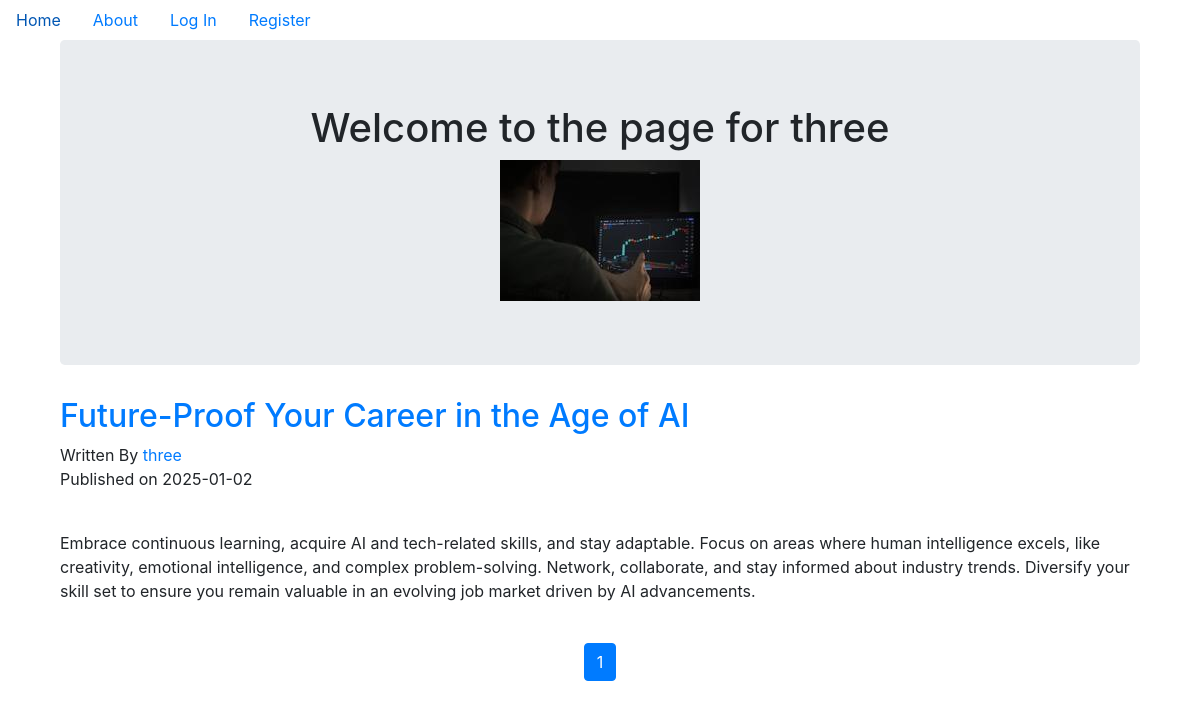
The app's page /three with its own data.
### LETScompanyblog/models.py (models this page shows, shortened)
class User(db.Model, UserMixin):
    __tablename__ = 'users'
    id = db.Column(db.Integer, primary_key = True)
    profile_image = db.Column(db.String(20), nullable=False, default='sketch-4748895_1280.jpg')
    email = db.Column(db.String(64), unique=True, index=True)
    username = db.Column(db.String(64), unique=True, index=True)
    password_hash = db.Column(db.String(128))
    posts = db.relationship('BlogPost', backref='author', lazy=True)

class BlogPost(db.Model):
    users = db.relationship(User)
    id = db.Column(db.Integer, primary_key=True)
    user_id = db.Column(db.Integer, db.ForeignKey('users.id'), nullable=False)
    date = db.Column(db.DateTime, nullable=False, default=datetime.utcnow)
    title = db.Column(db.String(140), nullable=False)
    text = db.Column(db.Text, nullable=False)

### LETScompanyblog/users/views.py (the view)
@users.route("/<username>")
def user_posts(username):
    page = request.args.get('page', 1, type=int)
    user = User.query.filter_by(username=username).first_or_404()
    blog_posts = BlogPost.query.filter_by(author=user).order_by(BlogPost.date.desc()).paginate(page=page, per_page=5)
    return render_template('user_blog_posts.html', blog_posts=blog_posts, user=user)

### LETScompanyblog/templates/user_blog_posts.html
{% extends "base.html" %}
{% block content %}
<div class="container">
    <div class="jumbotron">
        <div align="center">
            <h1>Welcome to the page for {{ user.username }}</h1>
            <img align="center" src="{{ url_for('static', filename='profile_pics/' + user.profile_image) }}" alt="">
        </div>
    </div>
    {% for post in blog_posts.items %}
    <h2><a href="{{ url_for('blog_posts.blog_post', blog_post_id=post.id) }}">{{ post.title }}</a></h2>
    Written By <a href="{{ url_for('users.user_posts', username=post.author.username) }}">{{ post.author.username }}</a>
    <p class="text_muted">Published on {{ post.date.strftime("%Y-%m-%d") }}</p>
    <br>
    <p>{{ post.text }}</p>
    <br>
    {% endfor %}
</div>
<nav aria-label="Page navigation example">
    <ul class="pagination justify-content-center">
        {% for page_num in blog_posts.iter_pages(left_edge=1, right_edge=1, left_current=1, right_current=2) %}
            {% if blog_posts.page == page_num %}
            <li class="page-item active">
                <a class="page-link" href="{{ url_for('users.user_posts', username=user.username, page=page_num) }}">{{ page_num }}</a>
            </li>
            {% else %}
            <li class="page-item">
                <a class="page-link" href="{{ url_for('users.user_posts', username=user.username, page=page_num) }}">{{ page_num }}</a>
            </li>
            {% endif %}
        {% endfor %}
    </ul>
</nav>
{% endblock %}

### LETScompanyblog/templates/base.html (shortened to what this page needs)
<!DOCTYPE html>
<html lang="en">
<head>
    <link rel="stylesheet" href="https://cdn.jsdelivr.net/npm/bootstrap@4.6.2/dist/css/bootstrap.min.css">
</head>
<body>
    <ul class="nav">
        <li class="nav-item">
            <a class="nav-link" href="{{ url_for('core.index') }}">Home</a>
        </li>
        <li class="nav-item">
            <a class="nav-link" href="{{ url_for('core.info') }}">About</a>
        </li>
        {% if current_user.is_authenticated %}
        <li class="nav-item">
            <a class="nav-link" href="{{ url_for('users.logout') }}">Log Out</a>
        </li>
        <li class="nav-item">
            <a class="nav-link" href="{{ url_for('users.account') }}">Account</a>
        </li>
        <li class="nav-item">
            <a class="nav-link" href="{{ url_for('blog_posts.create_post') }}">Create Post</a>
        </li>
        {% else %}
        <li class="nav-item">
            <a class="nav-link" href="{{ url_for('users.login') }}">Log In</a>
        </li>
        <li class="nav-item">
            <a class="nav-link" href="{{ url_for('users.register') }}">Register</a>
        </li>
        {% endif %}
    </ul>
    <div class="container">
        {% block content %}
        {% endblock %}
    </div>
</body>
</html>

### records on screen
User: username "three", profile_image (picture)
BlogPost: title "Future-Proof Your Career in the Age of AI", author.username "three", date "2025-01-02", text "Embrace continuous learning, acquire AI and tech-related skills, and stay adaptable. Focus on areas where human intelligence excels, like creativity, emotional intelligence, and complex problem-solving. Network, collaborate, and stay informed about industry trends. Diversify your skill set to ensure you remain valuable in an evolving job market driven by AI advancements."

### other values on screen
{{ page_num }} "1"
